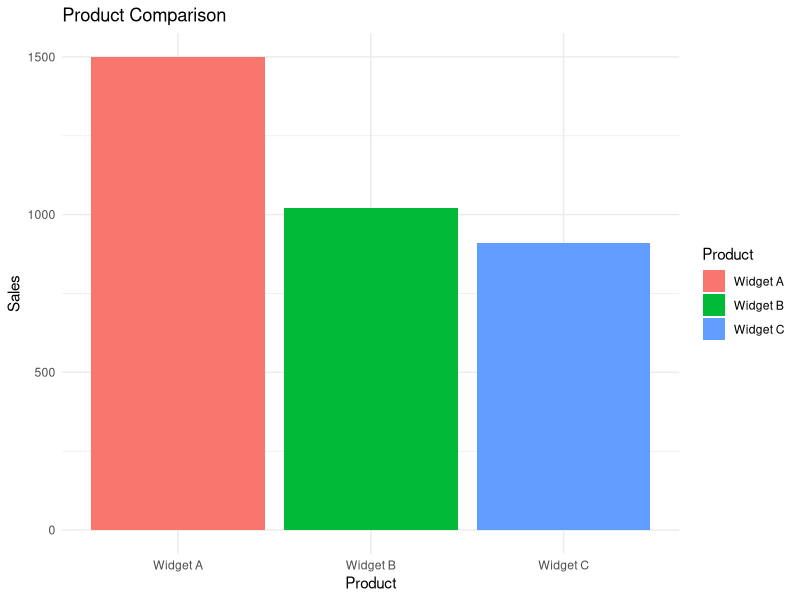

Source code (R):
## ---- chunk 1
#| echo: false
#| warning: false
library(ggplot2)
library(dplyr)
library(here)

# Load data
sales <- read.csv(here("data", "my_data.csv"))

# Create visualization
ggplot(sales, aes(x = Product, y = Sales, fill = Product)) +
  geom_bar(stat = "identity", position = "dodge") +
  theme_minimal() +
  labs(title = "Product Comparison")
